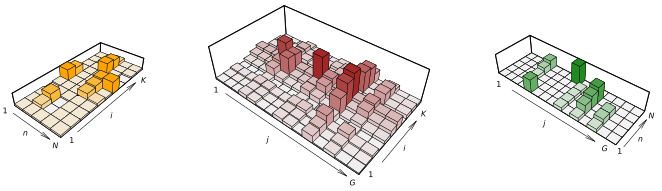

Generate this figure with R:
# Tue Nov  3 10:20:20 BRST 2015 
#
# SP plot: a "Sao Paulo" plot for the Matrix Factorization: M = PE
#

library(plot3D)

# P matrix: 5 mutational processes; note that the entries of each
# process do not sum 1 -- this is in fact an artificial restriction 
p1 <- c(1,1,1,0,1,8,6,1,1,1,1)
p2 <- c(1,3,6,1,1,1,1,1,1,1,1)
p3 <- c(1,0,0,1,1,1,1,1,8,7,3)
p4 <- c(1,1,1,1,5,6,7,0,1,1,1)
p5 <- c(1,1,1,1,2,1,8,0,0,1,1)
P <- matrix(c(p1,p2,p3,p4,p5), nrow=length(p1))
x <- (1:length(p1))
y <- (1:5)
# E matrix; we assume there are 15 data sets
e1 <- c(1,1,1,1,1,1,1,1,1,1,1,1,1,1,1) 
e2 <- c(1,1,2,3,4,5,1,1,1,1,1,1,1,1,1)
e3 <- c(1,1,1,1,1,1,1,1,1,7,2,2,2,2,1)
e4 <- c(1,1,1,1,1,2,4,5,6,1,1,1,1,1,1)
e5 <- c(2,3,3,1,1,1,1,1,1,1,1,1,1,1,1)
E <- matrix(c(e1,e2,e3,e4,e5), nrow=5)
# M matrix
M <- P%*%E

## for SVG:
layout(matrix(c(1,2,3), 1,3,byrow=TRUE), widths=c(1.2,1.5,1.2))

#layout(matrix(c(1,2,3), 1,3,byrow=TRUE), widths=c(1.2,1.2,1.5))

# forestgreen: #01665e, brown, #4575b4

hist3D(x=seq(1,nrow(t(P)))*1, y=seq(1,ncol(t(P)))*1, z=t(P), lwd=0.4, lighting=F, space=0, expand = 0.15, col = ramp.col(c("#f5f5f5","orange")), border="black", xlab="K", ylab="G", zlab="counts", colkey=F, ticks=F, ltheta=30, shade=0.01, scale=F,
theta=40, phi=35, axes=T)
#
hist3D(x=seq(1,nrow(t(M)))*20, y=seq(1,ncol(t(M)))*16, z=t(M), lwd=0.4,  lighting=F, space=0, expand = 1, col =  ramp.col(c("#f5f5f5","brown")), border="black", xlab="K", ylab="G", zlab="counts", colkey=F, ticks=F, ltheta=205, shade=0.01, scale=F,theta=40, axes=T)
#
hist3D(x=seq(1,nrow(t(E)))*1, y=seq(1,ncol(t(E)))*1, z=t(E), lwd=0.4, lighting=F, space=0, expand = 0.4, col = ramp.col(c("#f5f5f5","forestgreen")), border="black", xlab="K", ylab="G", zlab="counts", colkey=F, ticks=F, ltheta=30, shade=0.01, scale=F, theta=40, axes=T)
#



plt <- recordPlot()
#postscript(file="./SPplot.eps", width=12, height=3, horizontal=FALSE)
svg("f_bw_t.svg")
replayPlot(plt)
dev.off()
# NOTE: had to edit the bounding box of the EPS file (any editor) to 
#       enhance cropping! 
#       The bounding box was set to %%BoundingBox: 40 340 565 510
#       Then, at command prompt: epstopdf SPplot.eps
